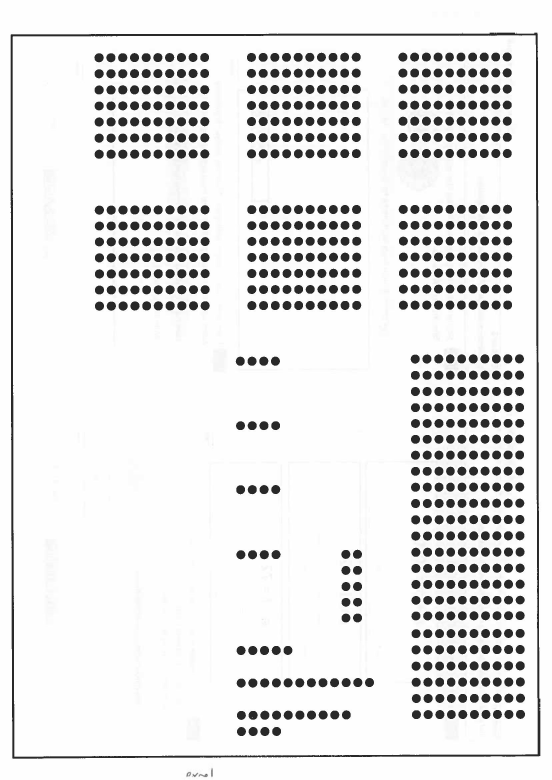
#> input picture images/scannedExceLPrint0.jpg, 1656 x 2339 px (shown at 1/3 size); the run also reads 3 pictures not shown here
$ jupyter execute --allow-errors omrRead.ipynb
#> lines starting #> are read from the running program, lines starting #| are printed output that depends on the picture; after the words box and inside, x2 and y2 are one past the last pixel; in counts of white or black regions, pixels touching at a corner belong together
[cell 1]
import cv2
import numpy as np
import pandas as pd
import copy
import json
from pathlib import Path

[cell 2]
#img_processing.py
def showImg(img, time=0):
    '''img = single np.array or list of np.array imgs
    displays all in window with window name = window(i) where i = index'''
    if type(img) != list:
        cv2.imshow("window", img)
    else:
        for i, im in enumerate(img):
            cv2.imshow("window"+str(i), im)
    cv2.waitKey(time)
    if time==0:
        cv2.destroyAllWindows()

def threshImg(img, minThresh=100, maxThresh=255):
    '''apply grayscale conversion and thresholding to image
    returns image'''
    imgGray = cv2.cvtColor(img, cv2.COLOR_BGR2GRAY)
    ret, imgThresh = cv2.threshold(imgGray, minThresh, maxThresh, cv2.THRESH_BINARY_INV)

    return imgThresh

# define template

## function to apply perspective transform and align forms

[cell 3]
#img_processing.py
def alignForm(img, width=0, height=0, isTemplate = False):
    '''apply perspective transformation to align form with template
    img = input form as np.array (use cv2.imread)
    width = use template image width (i.e. template['metadata']['shape'][1])
    height = use template image height (i.e. template['metadata']['shape'][0])
    isTemplate = if defining template: set to True to ensure the image is scaled down to
    fit screen when showing image, will override width and height with euclidean distances of outer border'''
#> called with width = 0, height = 0, isTemplate = True


    # enhance image to improve contour detection

    #only resize if template - otherwise image will be resized with warp transform anyways
    xScale = 0.5
    yScale = 0.5
    if isTemplate == True:
        imgResize = cv2.resize(img, (0,0), fx= xScale, fy=yScale, interpolation= cv2.INTER_AREA)
        print("AlignImage: img resized by {}{} in width and {}{} in height".format(int(xScale*100),'%', int(yScale*100), '%'))
    else:
        imgResize = img

    imgGray = cv2.cvtColor(imgResize, cv2.COLOR_BGR2GRAY)
    imgBilat = cv2.bilateralFilter(imgGray, 11,500,0)
    imgEdges = cv2.Canny(imgBilat, 20,100 )
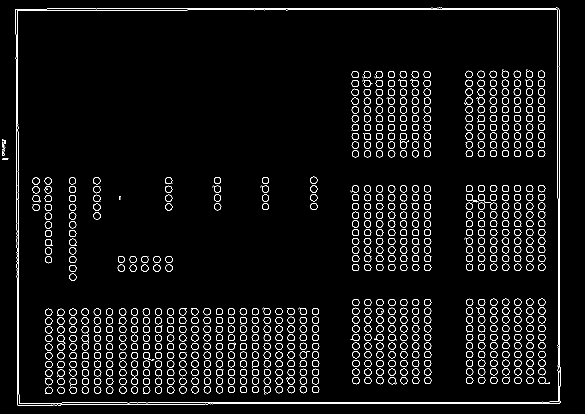
#> imgEdges: shape (828, 1170) (shown at 1/2 size); 4.4% white in thin lines or dots

    ##find outer rectangle##

    conts = cv2.findContours(imgEdges, cv2.RETR_LIST, cv2.CHAIN_APPROX_SIMPLE)
#> conts = 1431 contours, 10 with area under 20; largest, box (x1, y1, x2, y2) and area: (31, 15, 1121, 811) 858162, (34, 18, 1117, 807) 847770, (31, 15, 1121, 811) 10374, (1027, 177, 1042, 192) 153, (286, 704, 309, 721) 152
    #find top 10 biggest contours by area
    areas =[]
    for c in conts[0]:
        areas.append([c, cv2.contourArea(c)])
#> after the loop, areas = 1431 items


    sortedLengths = sorted(areas, key=lambda x:x[1], reverse=True)
#> sortedLengths = 1431 items
    topConts = sortedLengths[:10]
#> topConts = 10 items

    #find outer rectangle
    outerBoxCnt = None
    for c in topConts:
        # approximate the contour
        peri = cv2.arcLength(c[0], True)
        #approximate curve to check if its rectangular
        approx = cv2.approxPolyDP(c[0], 0.015 * peri, True)
        if len(approx) == 4:
            outerBoxCnt = approx
            break
#> this loop made 1 pass
#> (peri, outerBoxCnt) on pass 1: (3795.1, [[1117, 16], [31, 18], [35, 810], [1119, 806]])

    pts = outerBoxCnt.reshape(4,2)
#> pts = [[1117, 16], [31, 18], [35, 810], [1119, 806]]

    #ordered from 0-3: top left, top right, bottom right, bottom left (go clockwise around rect)
    orderedPts = np.zeros((4,2), dtype='float32')

    #largest sum of x+y = bottom right
    #smallest sum of x+y = top left
    orderedPts[0] = pts[np.argmin(pts.sum(axis=1))]
    orderedPts[2] = pts[np.argmax(pts.sum(axis=1))]

    #smallest difference x-y = top right
    orderedPts[1] = pts[np.argmin(np.diff(pts, axis=1))]
    #largest difference x-y = bottom left
    orderedPts[3] = pts[np.argmax(np.diff(pts, axis=1))]

    #unpack ordered pts to find widths and heights
    (tl, tr, br, bl) = orderedPts

    #use euclidean distances (finally a use for pythagoras lol) - taken from pyimagesearch.com
    widthA = np.sqrt(((br[0] - bl[0]) ** 2) + ((br[1] - bl[1]) ** 2))
    widthB = np.sqrt(((tr[0] - tl[0]) ** 2) + ((tr[1] - tl[1]) ** 2))
    heightA = np.sqrt(((tr[0] - br[0]) ** 2) + ((tr[1] - br[1]) ** 2))
    heightB = np.sqrt(((tl[0] - bl[0]) ** 2) + ((tl[1] - bl[1]) ** 2))

    #find max heights/widths - i.e from top/bottom, left/right
    if width == 0 or isTemplate==True:
        maxWidth = max(int(widthA), int(widthB))
    else:
        maxWidth = width
    if height == 0 or isTemplate==True:
        maxHeight = max(int(heightA), int(heightB))
    else:
        maxHeight = height

    #initialise dst array for transformation
    dst = np.array([
        [0, 0],
        [maxWidth-1, 0],
        [maxWidth -1, maxHeight-1 ],
        [0, maxHeight-1]], dtype = "float32")

    #transformation matrix
    matrix = cv2.getPerspectiveTransform(orderedPts, dst)
#> matrix = [[0.996, -0.00503, -30.8], [0.00184, 0.997, -18], [-2.34e-06, -2.31e-06, 1]]

    #transform image and resize to original size (map spots to correct locations)
    return cv2.warpPerspective(imgResize, matrix, (maxWidth, maxHeight))

# e.g. align template

[cell 4]
templateImgPath = "images/scannedExceLPrint0.jpg"
tempImg =cv2.rotate(cv2.imread(templateImgPath),  cv2.ROTATE_90_CLOCKWISE)

tempImgAligned = alignForm(tempImg, isTemplate = True)

showImg(tempImgAligned)

# e.g. align form

[cell 5]
oeeImgPath = "images/scannedExceLPrintForm0.jpg"
oeeImg = cv2.rotate(cv2.imread(oeeImgPath),  cv2.ROTATE_90_CLOCKWISE)
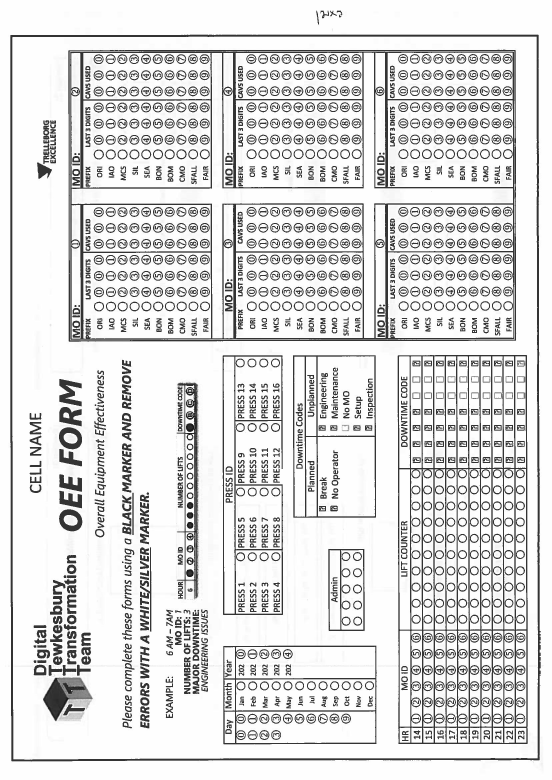
#> input picture images/scannedExceLPrintForm0.jpg, 1656 x 2339 px (shown at 1/3 size)
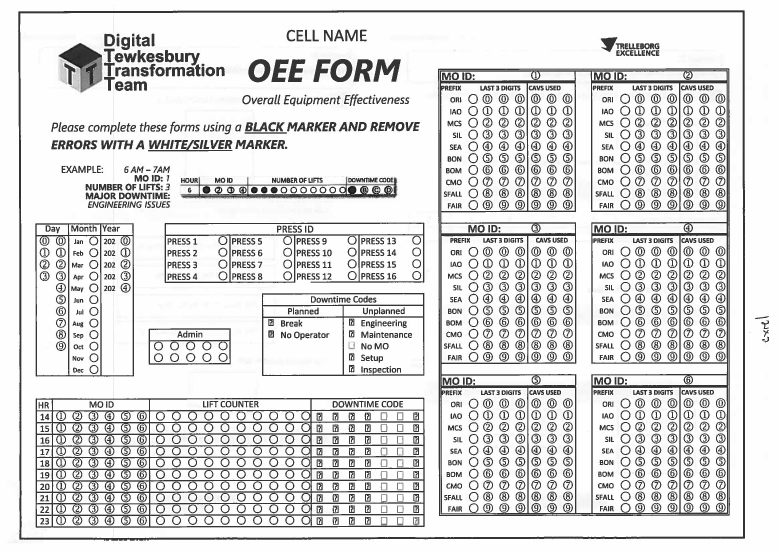
#> oeeImg: shape (1656, 2339, 3) (shown at 1/3 size); min 0, max 255, mean 219.4

alignedOeeImg = alignForm(oeeImg, height= tempImgAligned.shape[0], width= tempImgAligned.shape[1])
#> call 2 of alignForm, with width = 1086, height = 792, isTemplate = False
#> in alignForm (call 2), `imgEdges = cv2.Canny(imgBilat, 20,100 )`:
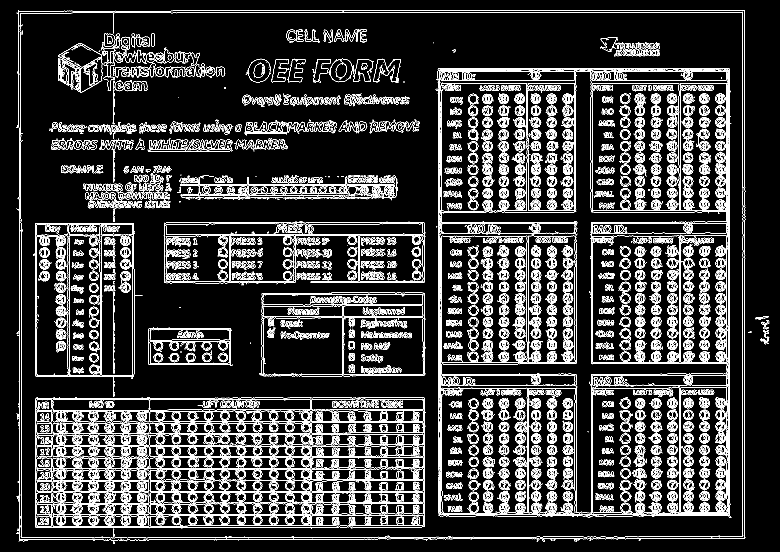
#> imgEdges: shape (1656, 2339) (shown at 1/3 size); 9.5% white in thin lines or dots
#> in alignForm (call 2), `conts = cv2.findContours(imgEdges, cv2.RETR_LIST, cv2.CHAIN_APPROX_SIM..`: conts = 7417 contours, 3101 with area under 20; largest, box (x1, y1, x2, y2) and area: (50, 30, 2236, 1625) 3452674, (59, 36, 2230, 1615) 3408606, (1307, 204, 2194, 1553) 1172888, (1313, 204, 2191, 1549) 580424, (106, 1191, 1276, 1585) 452228
#> the loop in alignForm (call 2), `for c in conts[0]:` made 7417 passes
#> c on passes 3, 4, 7: [[1769, 1621], [1770, 1620], [1771, 1621], [1770, 1622]], [[1770, 1620], [1771, 1619], [1772, 1620], [1771, 1621]], [[280, 1618], [281, 1617], [282, 1618], [281, 1619]]
#> after the loop in alignForm (call 2), `for c in conts[0]:`: areas = 7417 items
#> the loop in alignForm (call 2), `for c in topConts:` made 1 pass
#> (peri, outerBoxCnt) on pass 1: (8413.7, [[55, 31], [56, 1623], [2234, 1615], [2233, 31]])
#> in alignForm (call 2), `pts = outerBoxCnt.reshape(4,2)`: pts = [[55, 31], [56, 1623], [2234, 1615], [2233, 31]]
#> in alignForm (call 2), `matrix = cv2.getPerspectiveTransform(orderedPts, dst)`: matrix = [[0.496, -0.000311, -27.25], [-1.71e-17, 0.497, -15.4], [-2.31e-06, 2.91e-09, 1]]
#> in alignForm (call 2), `return cv2.warpPerspective(imgResize, matrix, (maxWidth, maxHeight))`:
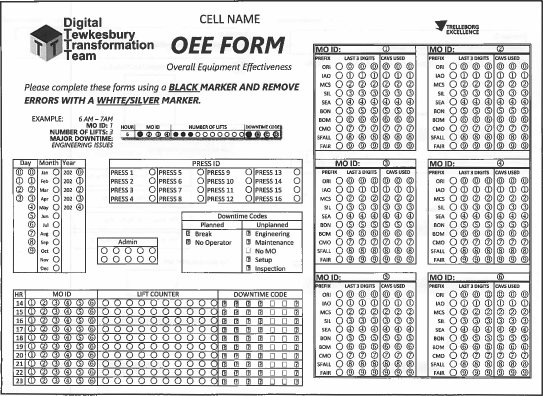
#> returned value: shape (792, 1086, 3) (shown at 1/2 size); min 11, max 255, mean 215.4

showImg(alignedOeeImg)

## find x,y locs of spots in template

[cell 6]
imgThresh = threshImg(tempImgAligned)
#> in threshImg, `ret, imgThresh = cv2.threshold(imgGray, minThresh, maxThresh, cv2.THRE..`:
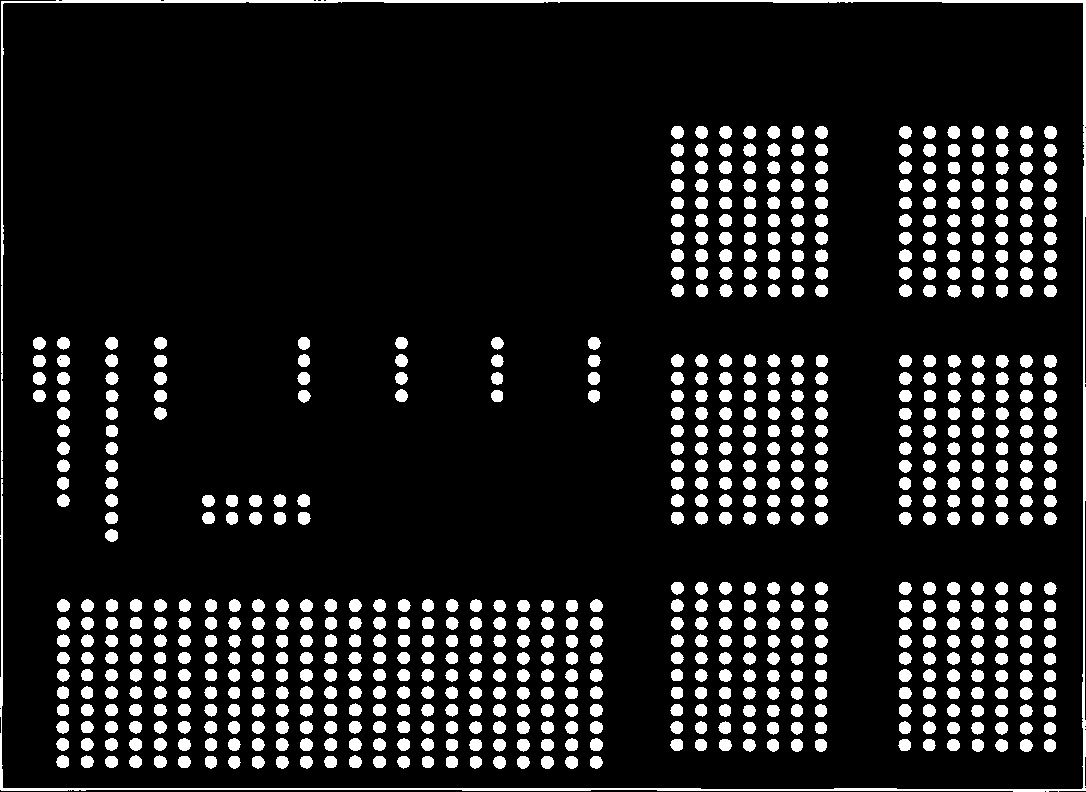
#> imgThresh: shape (792, 1086); 11.7% white; 708 white regions
#> in threshImg, `ret, imgThresh = cv2.threshold(imgGray, minThresh, maxThresh, cv2.THRE..`: ret = 100
tempImgConts = tempImgAligned.copy()

conts, hier = cv2.findContours(imgThresh, cv2.RETR_LIST, cv2.CHAIN_APPROX_SIMPLE)
#> conts = 709 contours, 1 with area under 20; largest, box (x1, y1, x2, y2) and area: (0, 0, 1086, 792) 5190, (923, 617, 936, 630) 122, (671, 249, 684, 262) 121, (671, 214, 684, 227) 121, (671, 161, 684, 174) 121

spotCentres=[]
widths =[]
uniqueX =[]
uniqueY=[]
i=0
for c in conts:
    i+=1
    # compute enclosing rect to get center points
    x,y,w,h = cv2.boundingRect(c)
    ar = w/h
    if 5<w<20 and 5<h<20 and 0.7<ar<1.3:
        #draw on blank to show correct detection
        cv2.rectangle(tempImgConts,(x,y), (x+w, y+h), (0,0,255))
        widths.append(w)
        xCentre = int(x+(w/2))
        yCentre = int(y+(h/2))
        spotCentres.append([xCentre,yCentre])
#> this loop made 709 passes
#> (x, y, w, h, ar, xCentre, yCentre) on passes 1 to 8: (590, 756, 13, 13, 1, 596, 762), (565, 756, 13, 13, 1, 571, 762), (541, 756, 13, 13, 1, 547, 762), (517, 756, 13, 13, 1, 523, 762), (493, 756, 13, 13, 1, 499, 762), (470, 756, 12, 13, 0.923, 476, 762), (446, 756, 12, 12, 1, 452, 762), (422, 756, 12, 12, 1, 428, 762)
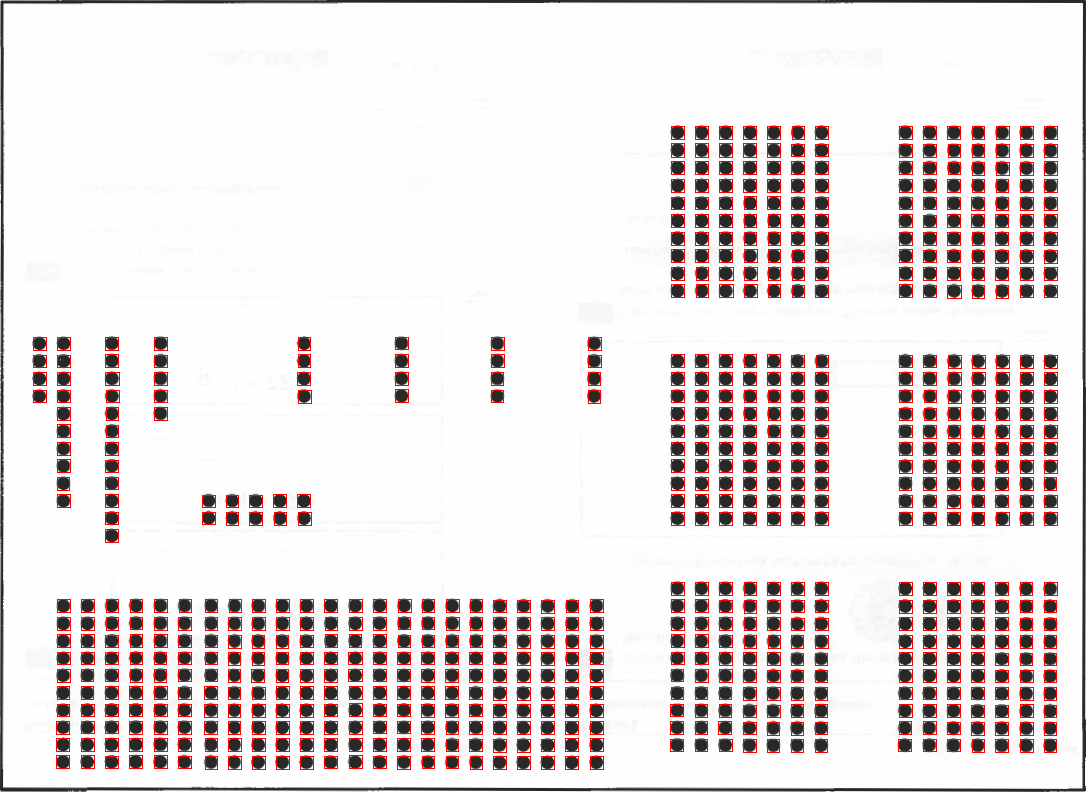
#> tempImgConts: shape (792, 1086, 3); mean B, G, R 217.6, 217.6, 228.3
# [10 lines of commented-out code are left out]
sortedSpots = sorted(spotCentres, key=lambda x:(x[0], x[1]), reverse=False)

print("spots found:", len(sortedSpots))
#| spots found: 707


showImg(tempImgConts)
#> (the rest of the program and of its run is left out)
